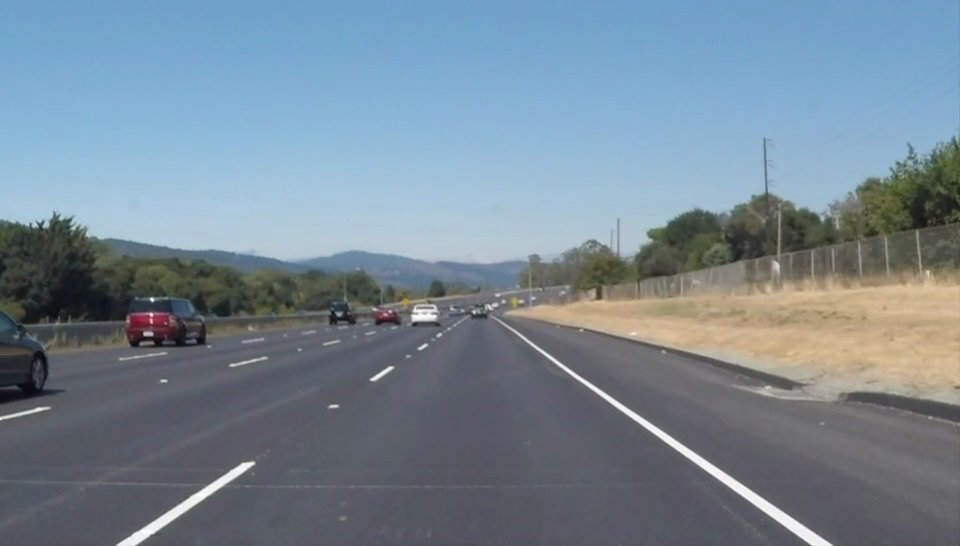
#> input picture Term-1/Finding_Lane_Lines/test.jpg, 960 x 546 px
$ python color_region_masking.py
#> lines starting #> are read from the running program, lines starting #| are printed output that depends on the picture; after the words box and inside, x2 and y2 are one past the last pixel; in counts of white or black regions, pixels touching at a corner belong together
import matplotlib.pyplot as plt
import matplotlib.image as mpimg
import numpy as np

np.set_printoptions(threshold=np.nan)

try:
    image = mpimg.imread('test.jpg')
#> image is the input picture: shape (546, 960, 3); mean R, G, B 119, 135.2, 148.4
except FileNotFoundError as e:
    print(e)
print('This image is: {}, with dimensions: {}'.format(type(image), image.shape))
#| This image is: <class 'numpy.ndarray'>, with dimensions: (546, 960, 3)

ysize = image.shape[0]
#> ysize = 546
xsize = image.shape[1]
#> xsize = 960
color_select = np.copy(image)
line_image = np.copy(image)

red_threshold = 200
green_threshold = 200
blue_threshold = 200
rgb_threshold = [red_threshold, green_threshold, blue_threshold]

# Init a triangle (this part is variable)
left_bottom = [100, 525]  # [0, 539]
right_bottom = [850, 550]  # [900, 539]
apex = [460, 310]  # [475, 320]

# See https://docs.scipy.org/doc/numpy/reference/generated/numpy.polyfit.html for more info
fit_left = np.polyfit((left_bottom[0], apex[0]), (left_bottom[1], apex[1]), 1)
fit_right = np.polyfit((right_bottom[0], apex[0]), (right_bottom[1], apex[1]), 1)
fit_bottom = np.polyfit((left_bottom[0], right_bottom[0]), (left_bottom[1], right_bottom[1]), 1)

color_thresholds = (image[:, :, 0] < rgb_threshold[0]) | (image[:, :, 1] < rgb_threshold[1]) | (image[:, :, 2] < rgb_threshold[2])
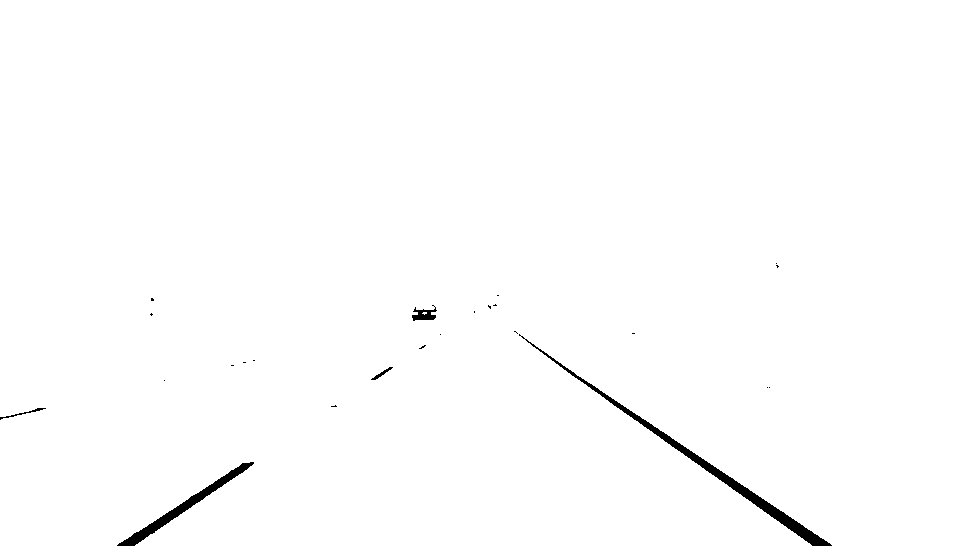
#> color_thresholds: shape (546, 960) bool; 99.2% white; 24 black regions (19 under 20 px), largest, box (x1, y1, x2, y2) and area: (519, 334, 832, 546) 2340, (117, 462, 254, 546) 1252, (412, 305, 437, 321) 204, (0, 408, 46, 420) 80, (371, 367, 393, 380) 67

# See https://docs.scipy.org/doc/numpy/reference/generated/numpy.meshgrid.html for more info
xx, yy = np.meshgrid(np.arange(0, xsize), np.arange(0, ysize))
region_thresholds = (yy > (xx*fit_left[0] + fit_left[1])) & (yy > (xx*fit_right[0] + fit_right[1])) & (yy < (xx*fit_bottom[0] + fit_bottom[1]))

# Mask color selection
color_select[color_thresholds | ~region_thresholds] = [0, 0, 0]
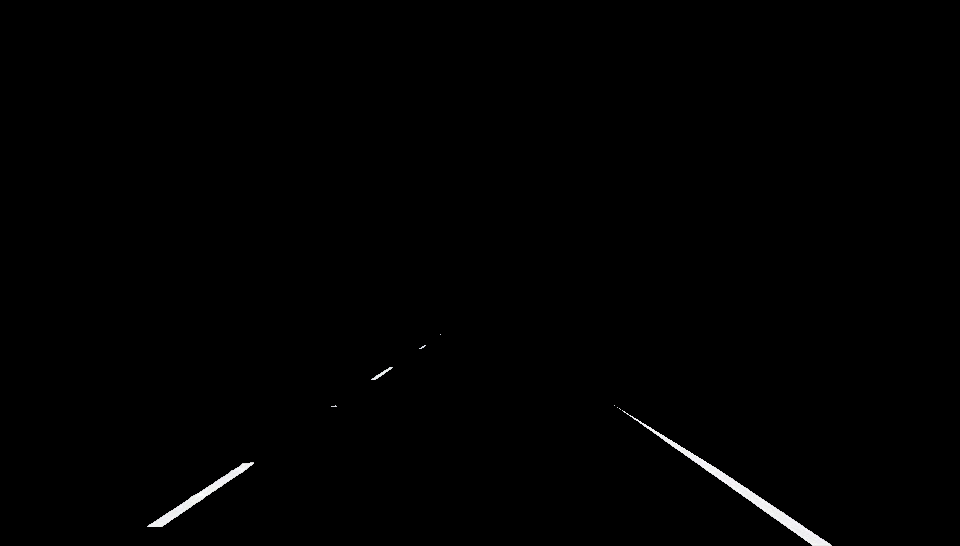
#> color_select: shape (546, 960, 3); mean R, G, B 1.2, 1.2, 1.2
# Find where image is both colored right and in the region
line_image[~color_thresholds & region_thresholds] = [255, 0, 0]
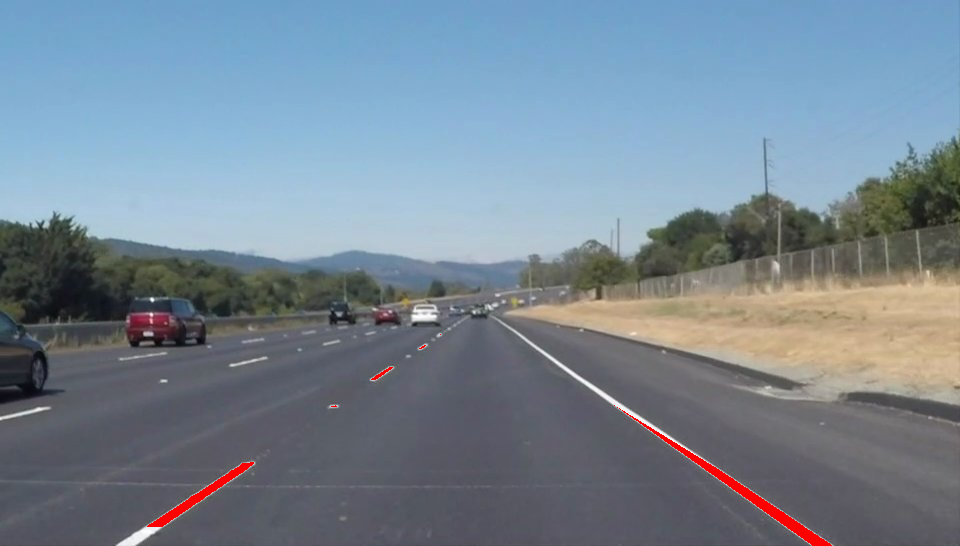
#> line_image: shape (546, 960, 3); 0.52% of pixels changed, all inside (x1, y1, x2, y2) = (147, 334, 832, 546)

# Show figures
f = plt.figure()
x = [left_bottom[0], right_bottom[0], apex[0], left_bottom[0]]
y = [left_bottom[1], right_bottom[1], apex[1], left_bottom[1]]

f.add_subplot(1, 3, 1)
plt.plot(x, y, 'b--', lw=4)
plt.imshow(image)  # Image superimposed with plotted lines

f.add_subplot(1, 3, 2)
plt.imshow(color_select)  # bright color line with triangle

f.add_subplot(1, 3, 3)
plt.imshow(line_image)  # Masked image
plt.show()
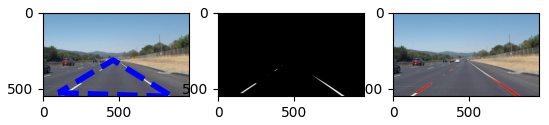
#> figure drawn by matplotlib, 3 panels
